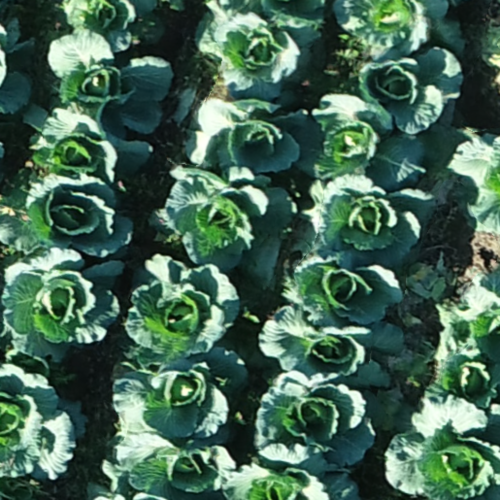
#> input picture data/valid/images/img004_20201027_Kaizu_TCA422_515x515.png, 1000 x 1000 px, found by its file name (shown at 1/2 size); its folder holds only this picture in this run
$ python augmentation.py
#> lines starting #> are read from the running program, lines starting #| are printed output that depends on the picture
import cv2
import numpy as np

def fourier_augmentation(img_src, img_trg, beta=0.001):
    """
    img_src, img_trg: Numpy arrays (H, W, 3) RGB
    beta: 替換中心區域的大小 (0 ~ 1)
    """
    # 確保大小一致
    img_trg = cv2.resize(img_trg, (img_src.shape[1], img_src.shape[0]))

    # FFT
    fft_src = np.fft.fft2(img_src, axes=(0, 1))
    fft_trg = np.fft.fft2(img_trg, axes=(0, 1))

    # Shift (將低頻移到中心)
    fft_src_shift = np.fft.fftshift(fft_src, axes=(0, 1))
    fft_trg_shift = np.fft.fftshift(fft_trg, axes=(0, 1))

    # 取 Amplitude, Phase
    amp_src, pha_src = np.abs(fft_src_shift), np.angle(fft_src_shift)
    amp_trg = np.abs(fft_trg_shift)

    # 替換低頻區域 (風格)
    h, w, _ = img_src.shape
    b_h = int(h * beta)
    b_w = int(w * beta)

    c_h, c_w = h // 2, w // 2

    # 核心區域替換
    amp_src[c_h-b_h:c_h+b_h, c_w-b_w:c_w+b_w] = amp_trg[c_h-b_h:c_h+b_h, c_w-b_w:c_w+b_w]

    # 反變換
    fft_src_new = amp_src * np.exp(1j * pha_src)
    fft_src_new = np.fft.ifftshift(fft_src_new, axes=(0, 1))
    img_new = np.fft.ifft2(fft_src_new, axes=(0, 1))

    img_new = np.abs(img_new)
    img_new = np.clip(img_new, 0, 255).astype(np.uint8)

    return img_new

if __name__ == '__main__':
    import os, random
    # 測試
    source_dir = 'data/domain_a/train/images'
    target_dir = 'data/domain_b/train/images'

    # 隨機挑一張 Source 和一張 Target
    src_path = os.path.join(source_dir, random.choice(os.listdir(source_dir)))
    trg_path = os.path.join(target_dir, random.choice(os.listdir(target_dir)))

    img_src = cv2.imread(src_path)
#> img_src is the input picture: shape (1000, 1000, 3); mean B, G, R 85.2, 103.5, 69.6
    img_trg = cv2.imread(trg_path)
    print(img_src.shape)
#| (1000, 1000, 3)

    # 測試不同的 beta
    betas = [0.001, 0.05, 0.1]
    combined = [img_src]

    for b in betas:
        aug = fourier_augmentation(img_src, img_trg, beta=b)
        # 在圖片上寫上 beta 值
        cv2.putText(aug, f"beta={b}", (10, 30), cv2.FONT_HERSHEY_SIMPLEX, 1, (0, 0, 255), 2)
        combined.append(aug)
#> this loop made 3 passes
#> pass 1, in fourier_augmentation, `amp_src, pha_src = np.abs(fft_src_shift), np.angle(fft_src_shift)`:
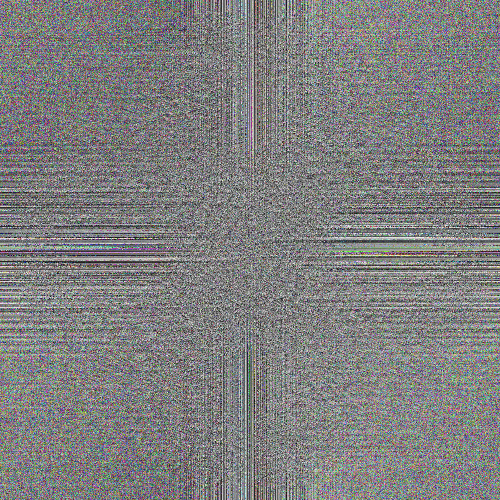
#> pha_src: shape (1000, 1000, 3) float64 (shown at 1/2 size); mean of channels 0, 1, 2 3.14e-06, -3.14e-06, -3.14e-06; drawn with min black and max white
#> after the loop, combined = 4 items

    # 拼在一起顯示
    final_img = np.hstack(combined)
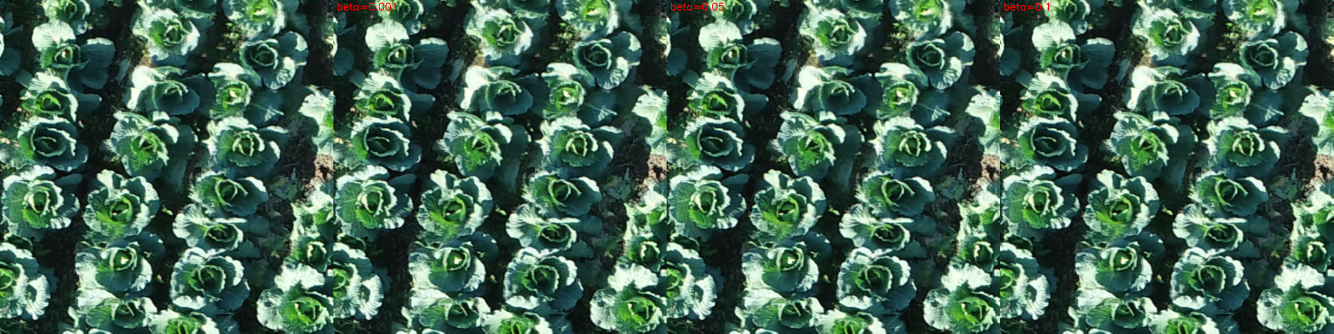
#> final_img: shape (1000, 4000, 3) (shown at 1/3 size); mean of channels 0, 1, 2 84.9, 103.2, 69.5; drawn as B, G, R
    cv2.imwrite("debug_fourier.jpg", final_img)
    print("Saved debug_fourier.jpg, please check it.")
